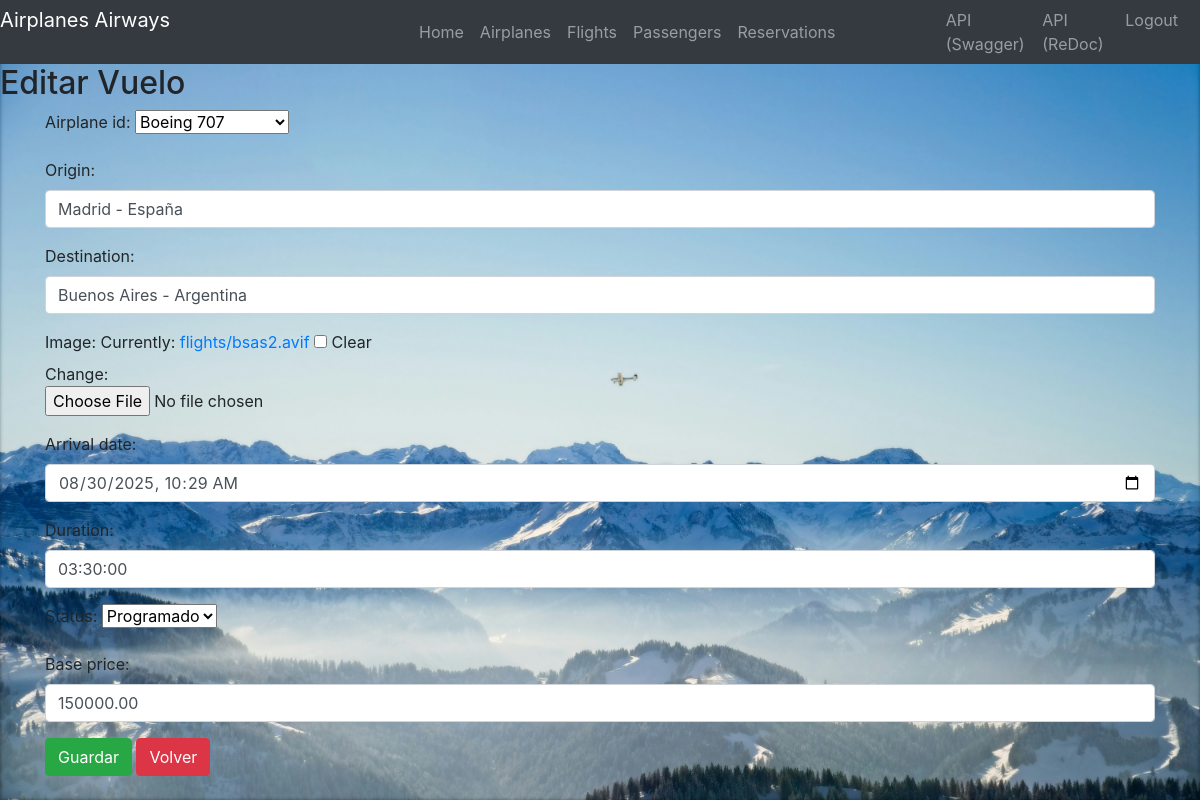
Screenshot of /flights/flight_update/1/ (signed in) with the database file from the repository.
### apps/flights/models.py (models this page shows, shortened)
class Flight(models.Model):
    airplane_id = models.ForeignKey(
        Airplane,
        on_delete=models.CASCADE,
        related_name='flights'
    )
    origin = models.CharField(max_length=100)
    destination = models.CharField(max_length=100)
    image = models.ImageField(upload_to='flights/', blank=True, null=True)
    departure_date = models.DateTimeField(auto_now_add=True)
    arrival_date = models.DateTimeField()
    duration = models.DurationField()
    status = models.CharField(max_length=20, choices=FLIGHT_STATUS_CHOICES, default='Programado')
    base_price = models.DecimalField(max_digits=10, decimal_places=2)

### apps/flights/views.py (the view)
class FlightUpdate(UpdateView):
    model= Flight
    form_class= FlightForm
    template_name= 'flights/edit.html'
    pk_url_kwarg= 'flight_id'
    success_url= reverse_lazy('flight_list')

### apps/flights/forms.py
class FlightForm(forms.ModelForm):
    class Meta:
        model = Flight
        exclude = ['departure_date']
        widgets = {
            'origin': forms.TextInput(attrs={'class': 'form-control', 'placeholder': 'Origen'}),
            'destination': forms.TextInput(attrs={'class': 'form-control', 'placeholder': 'Destino'}),
            'image': forms.ClearableFileInput(attrs={'class': 'form-control-file'}),
            'arrival_date': forms.DateTimeInput(attrs={'class': 'form-control', 'type': 'datetime-local'}),
            'duration': forms.TextInput(attrs={'class': 'form-control', 'placeholder': 'Duración (HH:MM:SS)'}),
            'status': forms.Select(attrs={'class': 'form-select'}),
            'base_price': forms.NumberInput(attrs={'class': 'form-control', 'placeholder': 'Precio base'}),
        }

### apps/airplanes/models.py (called while the page is built)
    def __str__(self):
        return self.model

### apps/flights/templates/flights/edit.html (shortened to what this page needs)
{% extends 'base.html' %}
{% block content %}
{% if user.is_authenticated and user.role_id.description == 'Admin' %}
<h2>Editar Vuelo</h2>
<div class="container">
    <form method="post" enctype="multipart/form-data">
        <div class="form-group">
            {{ form.as_p }}
            <button type="submit" class="btn btn-success">Guardar</button>
            <a class="btn btn-danger" href="{% url 'flight_list' %}">Volver</a>
        </div>
    </form>
</div>
{% else %}
Solo los Administradores pueden crear Vuelos.
<p>Por favor, <a href="{% url 'login' %}">inicia sesión</a> para editar un vuelo.</p>
{% endif %}
{% endblock %}

### rows the page displays
Flight: airplane_id "Boeing 707", origin "Madrid - España", destination "Buenos Aires - Argentina", arrival_date "08/30/2025 10:29", duration "03:30:00", status "Programado", base_price "150000.00"
